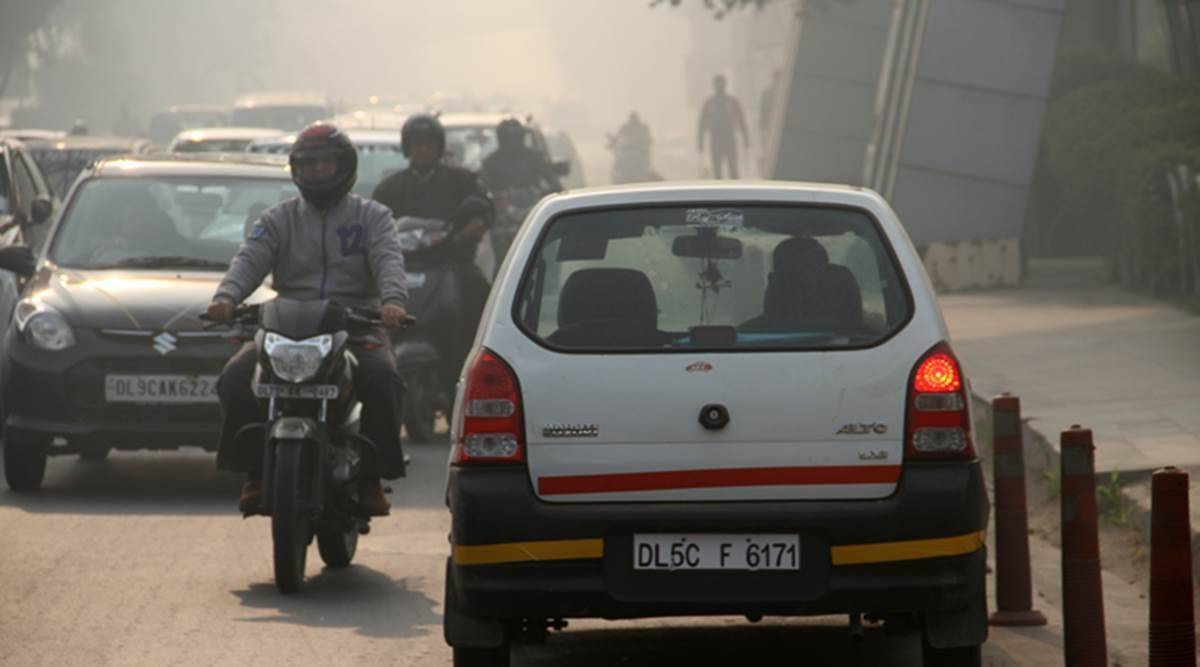
#> input picture delhi-1.jpeg, 1200 x 667 px
$ jupyter execute localize.ipynb   (shell and % lines are left out)
#> lines starting #> are read from the running program, lines starting #| are printed output that depends on the picture; after the words box and inside, x2 and y2 are one past the last pixel; in counts of white or black regions, pixels touching at a corner belong together
[cell 1]
import cv2
import numpy
import os
import pytesseract
import matplotlib.pyplot as plt

[cell 2]
image_path = "./delhi-1.jpeg"

[cell 3]
image = cv2.imread(image_path)
#> image is the input picture: shape (667, 1200, 3); mean B, G, R 95.8, 102.9, 108.3
gray = cv2.cvtColor(image, cv2.COLOR_BGR2GRAY)
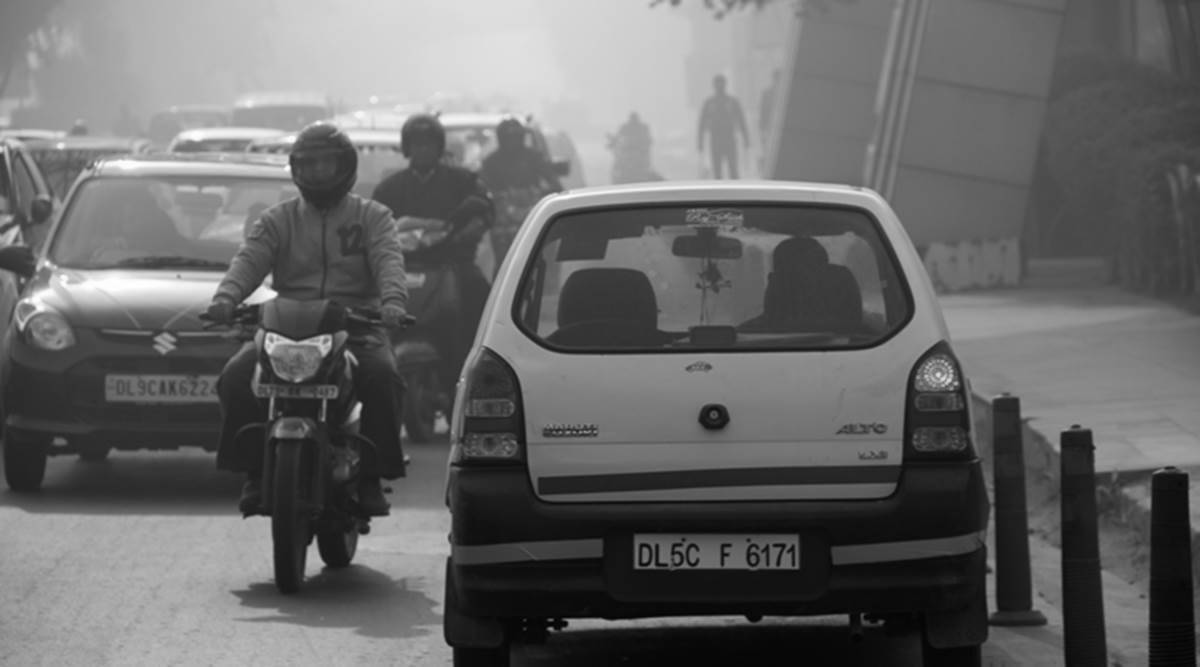
#> gray: shape (667, 1200); min 1, max 255, mean 103.7

[cell 4]
def plot_images(img1, img2, title1="", title2=""):
    fig = plt.figure(figsize=[15,15])
    ax1 = fig.add_subplot(121)
    ax1.imshow(img1, cmap="gray")
    ax1.set(xticks=[], yticks=[], title=title1)

    ax2 = fig.add_subplot(122)
    ax2.imshow(img2, cmap="gray")
    ax2.set(xticks=[], yticks=[], title=title2)

[cell 5]
plot_images(image, gray)
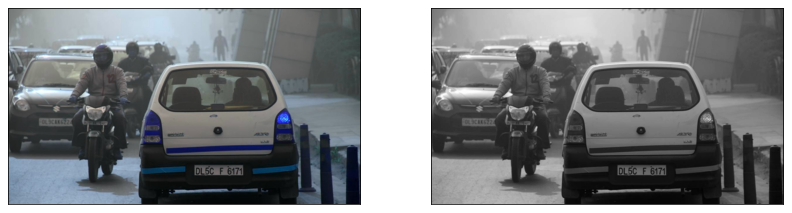
#> figure drawn by matplotlib, 2 panels; B, G, R data is drawn as R, G, B

[cell 6]
blur = cv2.bilateralFilter(gray, 11,90, 90)

[cell 7]
plot_images(gray, blur)
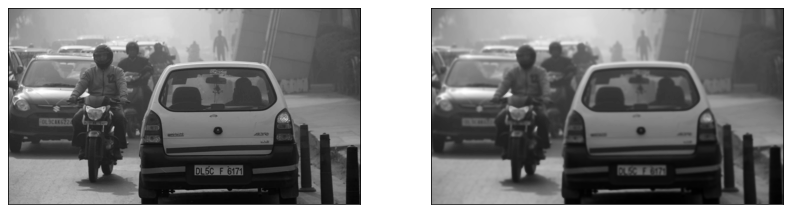
#> figure drawn by matplotlib, 2 panels

[cell 8]
edges = cv2.Canny(gray,40,200)
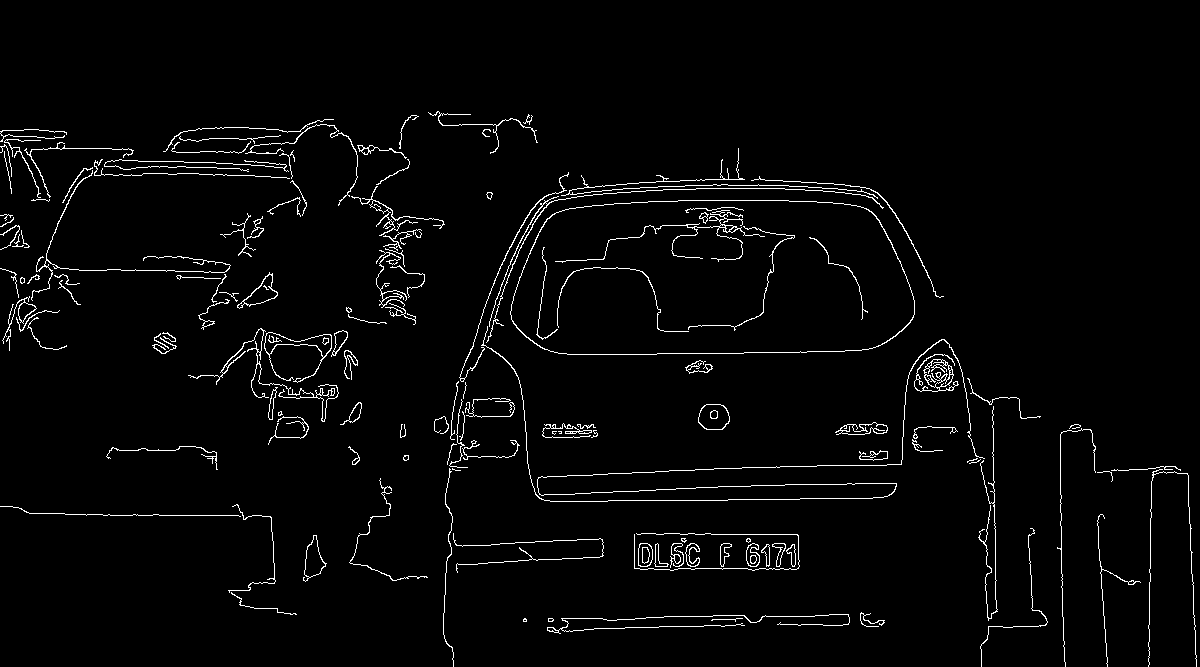
#> edges: shape (667, 1200); 2.6% white in thin lines or dots, all inside (x1, y1, x2, y2) = (0, 111, 1197, 667)

[cell 9]
plot_images(gray, edges)

[cell 10]
cnts, new = cv2.findContours(edges.copy(), cv2.RETR_LIST, cv2.CHAIN_APPROX_SIMPLE)
#> cnts = 228 contours, 122 with area under 20; largest, box (x1, y1, x2, y2) and area: (510, 200, 915, 355) 55193, (510, 200, 915, 355) 55083, (264, 332, 332, 383) 738, (914, 354, 959, 392) 707, (264, 332, 332, 358) 686; new = 228 rows, first 6: [1, -1, -1, -1], [2, 0, -1, -1], [3, 1, -1, -1], [4, 2, -1, -1], [5, 3, -1, -1], [6, 4, -1, -1]

[cell 11]
image_copy = image.copy()
print(len(cnts))
#| 228

[cell 12]
_ = cv2.drawContours(image_copy, cnts, -1, (255,0,255),2)
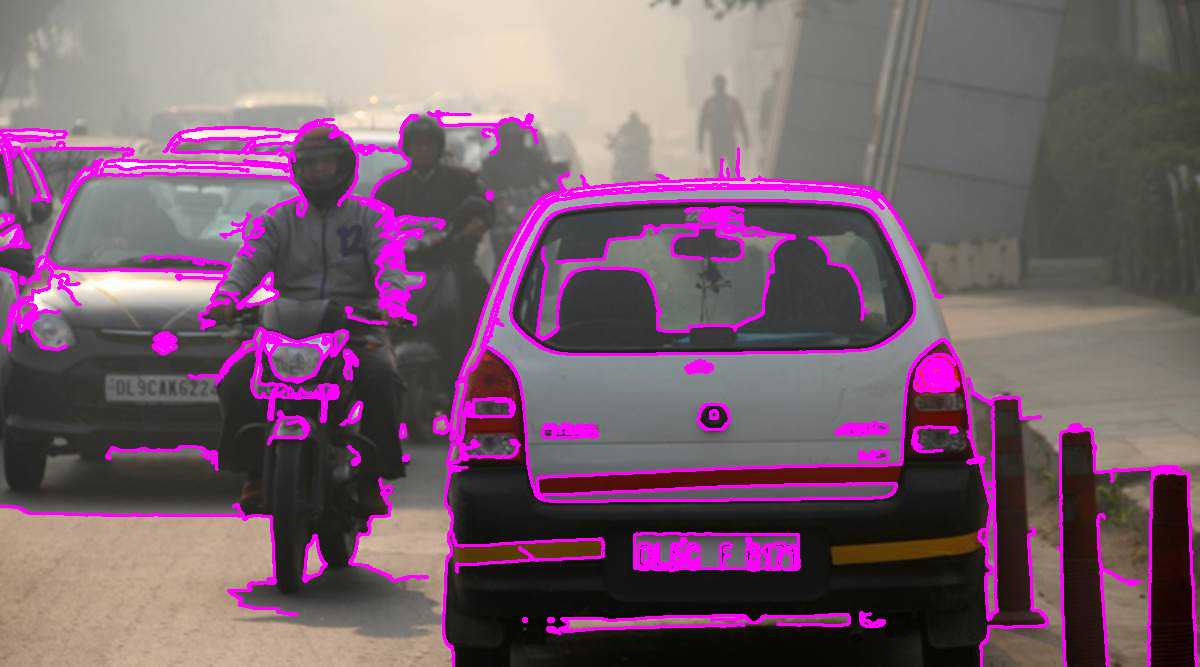
#> image_copy: shape (667, 1200, 3); 8.14% of pixels changed, all inside (x1, y1, x2, y2) = (0, 110, 1198, 667)

[cell 13]
plot_images(edges, image_copy)
#> figure, not shown here; B, G, R data is drawn as R, G, B

[cell 14]
plate = None
for c in cnts:
    perimeter = cv2.arcLength(c, True)
    edges_count = cv2.approxPolyDP(c, 0.02 * perimeter, True)
    if len(edges_count) == 4:
        x,y,w,h = cv2.boundingRect(c)
        plate = image[y:y+h, x:x+w]
        break
#> this loop made 33 passes
#> (perimeter, edges_count, x, y, w, h) on pass 33: (11.31, [[748, 538], [750, 540], [748, 542], [746, 540]], 746, 538, 5, 5)
#> perimeter on passes 1 to 6: 27.56, 7.66, 13.07, 67.07, 14.83, 10.83

[cell 15]
plot_images(image, plate)
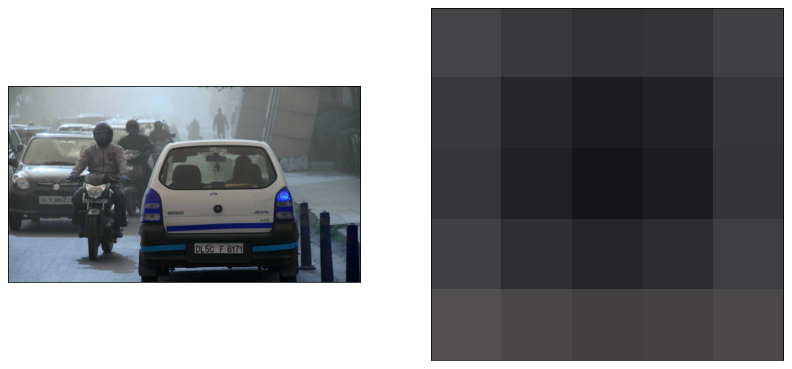
#> figure drawn by matplotlib, 2 panels; B, G, R data is drawn as R, G, B
